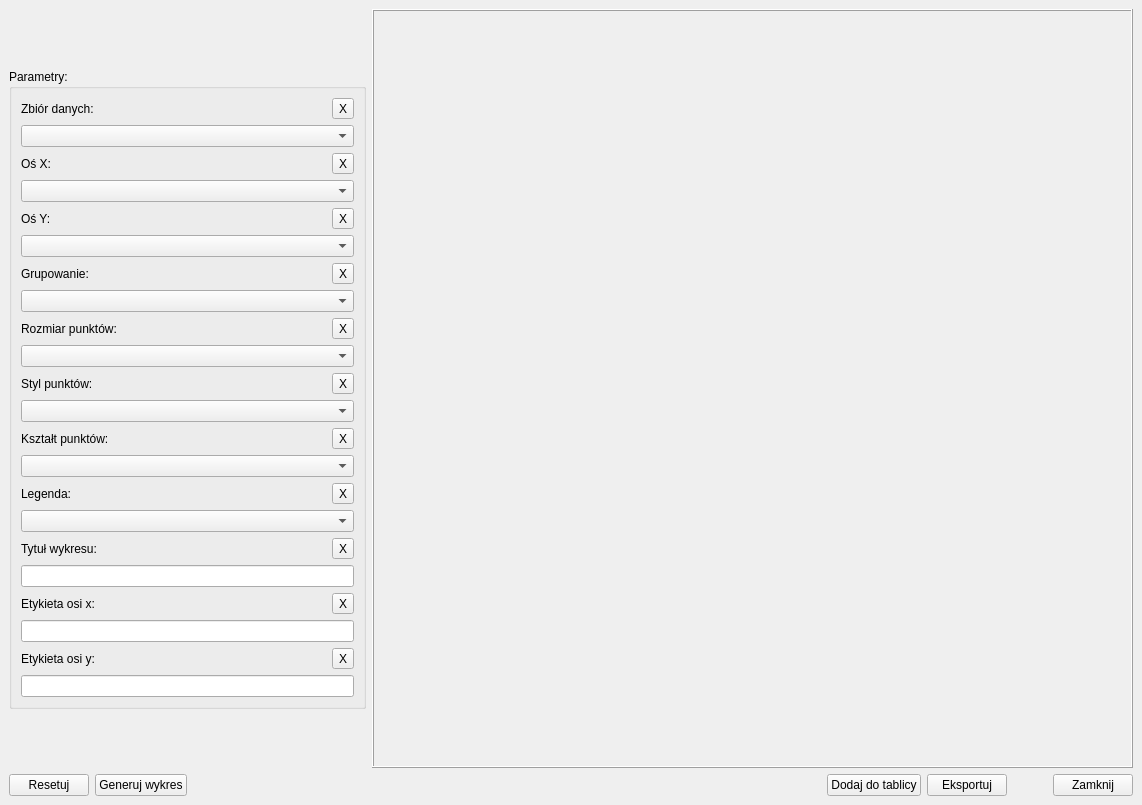
<?xml version="1.0" encoding="UTF-8"?>
<ui version="4.0">
 <class>MainWindow_Bar_Plot</class>
 <widget class="QMainWindow" name="MainWindow_Bar_Plot">
  <property name="windowModality">
   <enum>Qt::ApplicationModal</enum>
  </property>
  <property name="geometry">
   <rect>
    <x>0</x>
    <y>0</y>
    <width>1142</width>
    <height>805</height>
   </rect>
  </property>
  <property name="windowTitle">
   <string>Wykres słupkowy</string>
  </property>
  <widget class="QWidget" name="centralwidget">
   <layout class="QVBoxLayout" name="verticalLayout_12">
    <item>
     <layout class="QHBoxLayout" name="horizontalLayout_2">
      <item>
       <layout class="QHBoxLayout" name="horizontalLayout">
        <item>
         <layout class="QVBoxLayout" name="verticalLayout_2">
          <item>
           <spacer name="verticalSpacer_2">
            <property name="orientation">
             <enum>Qt::Vertical</enum>
            </property>
            <property name="sizeHint" stdset="0">
             <size>
              <width>20</width>
              <height>40</height>
             </size>
            </property>
           </spacer>
          </item>
          <item>
           <widget class="QGroupBox" name="groupBox">
            <property name="sizePolicy">
             <sizepolicy hsizetype="Fixed" vsizetype="Fixed">
              <horstretch>0</horstretch>
              <verstretch>0</verstretch>
             </sizepolicy>
            </property>
            <property name="title">
             <string>Parametry:</string>
            </property>
            <layout class="QVBoxLayout" name="verticalLayout_13">
             <item>
              <layout class="QVBoxLayout" name="verticalLayout_3">
               <item>
                <layout class="QHBoxLayout" name="horizontalLayout_3">
                 <item>
                  <widget class="QLabel" name="label">
                   <property name="text">
                    <string>Zbiór danych:</string>
                   </property>
                  </widget>
                 </item>
                 <item>
                  <spacer name="horizontalSpacer">
                   <property name="orientation">
                    <enum>Qt::Horizontal</enum>
                   </property>
                   <property name="sizeHint" stdset="0">
                    <size>
                     <width>40</width>
                     <height>20</height>
                    </size>
                   </property>
                  </spacer>
                 </item>
                 <item>
                  <widget class="QToolButton" name="toolButton_Data">
                   <property name="text">
                    <string>X</string>
                   </property>
                  </widget>
                 </item>
                </layout>
               </item>
               <item>
                <widget class="QComboBox" name="comboBox_Data">
                 <property name="minimumSize">
                  <size>
                   <width>250</width>
                   <height>0</height>
                  </size>
                 </property>
                 <property name="placeholderText">
                  <string>Wybierz zbiór danych...</string>
                 </property>
                </widget>
               </item>
              </layout>
             </item>
             <item>
              <layout class="QVBoxLayout" name="verticalLayout">
               <item>
                <layout class="QHBoxLayout" name="horizontalLayout_4">
                 <item>
                  <widget class="QLabel" name="label_2">
                   <property name="text">
                    <string>Oś X:</string>
                   </property>
                  </widget>
                 </item>
                 <item>
                  <spacer name="horizontalSpacer_4">
                   <property name="orientation">
                    <enum>Qt::Horizontal</enum>
                   </property>
                   <property name="sizeHint" stdset="0">
                    <size>
                     <width>40</width>
                     <height>20</height>
                    </size>
                   </property>
                  </spacer>
                 </item>
                 <item>
                  <widget class="QToolButton" name="toolButton_X">
                   <property name="text">
                    <string>X</string>
                   </property>
                  </widget>
                 </item>
                </layout>
               </item>
               <item>
                <widget class="QComboBox" name="comboBox_X">
                 <property name="minimumSize">
                  <size>
                   <width>250</width>
                   <height>0</height>
                  </size>
                 </property>
                 <property name="placeholderText">
                  <string>Wybierz dane na osi x...</string>
                 </property>
                </widget>
               </item>
              </layout>
             </item>
             <item>
              <layout class="QVBoxLayout" name="verticalLayout_5">
               <item>
                <layout class="QHBoxLayout" name="horizontalLayout_5">
                 <item>
                  <widget class="QLabel" name="label_3">
                   <property name="text">
                    <string>Oś Y:</string>
                   </property>
                  </widget>
                 </item>
                 <item>
                  <spacer name="horizontalSpacer_5">
                   <property name="orientation">
                    <enum>Qt::Horizontal</enum>
                   </property>
                   <property name="sizeHint" stdset="0">
                    <size>
                     <width>40</width>
                     <height>20</height>
                    </size>
                   </property>
                  </spacer>
                 </item>
                 <item>
                  <widget class="QToolButton" name="toolButton_Y">
                   <property name="text">
                    <string>X</string>
                   </property>
                  </widget>
                 </item>
                </layout>
               </item>
               <item>
                <widget class="QComboBox" name="comboBox_Y">
                 <property name="minimumSize">
                  <size>
                   <width>250</width>
                   <height>0</height>
                  </size>
                 </property>
                 <property name="placeholderText">
                  <string>Wybierz dane na osi y...</string>
                 </property>
                </widget>
               </item>
              </layout>
             </item>
             <item>
              <layout class="QVBoxLayout" name="verticalLayout_6">
               <item>
                <layout class="QHBoxLayout" name="horizontalLayout_6">
                 <item>
                  <widget class="QLabel" name="label_4">
                   <property name="text">
                    <string>Grupowanie:</string>
                   </property>
                  </widget>
                 </item>
                 <item>
                  <spacer name="horizontalSpacer_6">
                   <property name="orientation">
                    <enum>Qt::Horizontal</enum>
                   </property>
                   <property name="sizeHint" stdset="0">
                    <size>
                     <width>40</width>
                     <height>20</height>
                    </size>
                   </property>
                  </spacer>
                 </item>
                 <item>
                  <widget class="QToolButton" name="toolButton_Hue">
                   <property name="text">
                    <string>X</string>
                   </property>
                  </widget>
                 </item>
                </layout>
               </item>
               <item>
                <widget class="QComboBox" name="comboBox_Hue">
                 <property name="minimumSize">
                  <size>
                   <width>250</width>
                   <height>0</height>
                  </size>
                 </property>
                 <property name="placeholderText">
                  <string>Wybierz dane według, których grupować...</string>
                 </property>
                </widget>
               </item>
              </layout>
             </item>
             <item>
              <layout class="QVBoxLayout" name="verticalLayout_7">
               <item>
                <layout class="QHBoxLayout" name="horizontalLayout_7">
                 <item>
                  <widget class="QLabel" name="label_5">
                   <property name="text">
                    <string>Rozmiar punktów:</string>
                   </property>
                  </widget>
                 </item>
                 <item>
                  <spacer name="horizontalSpacer_7">
                   <property name="orientation">
                    <enum>Qt::Horizontal</enum>
                   </property>
                   <property name="sizeHint" stdset="0">
                    <size>
                     <width>40</width>
                     <height>20</height>
                    </size>
                   </property>
                  </spacer>
                 </item>
                 <item>
                  <widget class="QToolButton" name="toolButton_Size">
                   <property name="text">
                    <string>X</string>
                   </property>
                  </widget>
                 </item>
                </layout>
               </item>
               <item>
                <widget class="QComboBox" name="comboBox_Size">
                 <property name="minimumSize">
                  <size>
                   <width>250</width>
                   <height>0</height>
                  </size>
                 </property>
                 <property name="placeholderText">
                  <string>Wybierz dane według, których ustalić rozmiar punktów...</string>
                 </property>
                </widget>
               </item>
              </layout>
             </item>
             <item>
              <layout class="QVBoxLayout" name="verticalLayout_15">
               <item>
                <layout class="QHBoxLayout" name="horizontalLayout_8">
                 <item>
                  <widget class="QLabel" name="label_6">
                   <property name="text">
                    <string>Styl punktów:</string>
                   </property>
                  </widget>
                 </item>
                 <item>
                  <spacer name="horizontalSpacer_8">
                   <property name="orientation">
                    <enum>Qt::Horizontal</enum>
                   </property>
                   <property name="sizeHint" stdset="0">
                    <size>
                     <width>40</width>
                     <height>20</height>
                    </size>
                   </property>
                  </spacer>
                 </item>
                 <item>
                  <widget class="QToolButton" name="toolButton_Style">
                   <property name="text">
                    <string>X</string>
                   </property>
                  </widget>
                 </item>
                </layout>
               </item>
               <item>
                <widget class="QComboBox" name="comboBox_Style">
                 <property name="minimumSize">
                  <size>
                   <width>250</width>
                   <height>0</height>
                  </size>
                 </property>
                 <property name="currentIndex">
                  <number>-1</number>
                 </property>
                 <property name="placeholderText">
                  <string>Wybierz styl punktów...</string>
                 </property>
                 <item>
                  <property name="text">
                   <string>deep</string>
                  </property>
                 </item>
                 <item>
                  <property name="text">
                   <string>muted</string>
                  </property>
                 </item>
                 <item>
                  <property name="text">
                   <string>bright</string>
                  </property>
                 </item>
                 <item>
                  <property name="text">
                   <string>pastel</string>
                  </property>
                 </item>
                 <item>
                  <property name="text">
                   <string>dark</string>
                  </property>
                 </item>
                 <item>
                  <property name="text">
                   <string>colorblind</string>
                  </property>
                 </item>
                 <item>
                  <property name="text">
                   <string>Reds</string>
                  </property>
                 </item>
                 <item>
                  <property name="text">
                   <string>Blues</string>
                  </property>
                 </item>
                 <item>
                  <property name="text">
                   <string>Greens</string>
                  </property>
                 </item>
                 <item>
                  <property name="text">
                   <string>Oranges</string>
                  </property>
                 </item>
                 <item>
                  <property name="text">
                   <string>Purples</string>
                  </property>
                 </item>
                 <item>
                  <property name="text">
                   <string>Greys</string>
                  </property>
                 </item>
                 <item>
                  <property name="text">
                   <string>Set1</string>
                  </property>
                 </item>
                 <item>
                  <property name="text">
                   <string>Set2</string>
                  </property>
                 </item>
                 <item>
                  <property name="text">
                   <string>Set3</string>
                  </property>
                 </item>
                </widget>
               </item>
               <item>
                <layout class="QVBoxLayout" name="verticalLayout_8">
                 <item>
                  <layout class="QHBoxLayout" name="horizontalLayout_9">
                   <item>
                    <widget class="QLabel" name="label_7">
                     <property name="text">
                      <string>Kształt punktów:</string>
                     </property>
                    </widget>
                   </item>
                   <item>
                    <spacer name="horizontalSpacer_9">
                     <property name="orientation">
                      <enum>Qt::Horizontal</enum>
                     </property>
                     <property name="sizeHint" stdset="0">
                      <size>
                       <width>40</width>
                       <height>20</height>
                      </size>
                     </property>
                    </spacer>
                   </item>
                   <item>
                    <widget class="QToolButton" name="toolButton_Markers">
                     <property name="text">
                      <string>X</string>
                     </property>
                    </widget>
                   </item>
                  </layout>
                 </item>
                 <item>
                  <widget class="QComboBox" name="comboBox_Markers">
                   <property name="minimumSize">
                    <size>
                     <width>250</width>
                     <height>0</height>
                    </size>
                   </property>
                   <property name="currentIndex">
                    <number>-1</number>
                   </property>
                   <property name="placeholderText">
                    <string>Wybierz kształt punktów...</string>
                   </property>
                   <item>
                    <property name="text">
                     <string>.</string>
                    </property>
                   </item>
                   <item>
                    <property name="text">
                     <string>,</string>
                    </property>
                   </item>
                   <item>
                    <property name="text">
                     <string>o</string>
                    </property>
                   </item>
                   <item>
                    <property name="text">
                     <string>v</string>
                    </property>
                   </item>
                   <item>
                    <property name="text">
                     <string>^</string>
                    </property>
                   </item>
                   <item>
                    <property name="text">
                     <string>&gt;</string>
                    </property>
                   </item>
                   <item>
                    <property name="text">
                     <string>&lt;</string>
                    </property>
                   </item>
                   <item>
                    <property name="text">
                     <string>+</string>
                    </property>
                   </item>
                   <item>
                    <property name="text">
                     <string>x</string>
                    </property>
                   </item>
                   <item>
                    <property name="text">
                     <string>s</string>
                    </property>
                   </item>
                   <item>
                    <property name="text">
                     <string>D</string>
                    </property>
                   </item>
                   <item>
                    <property name="text">
                     <string>-</string>
                    </property>
                   </item>
                   <item>
                    <property name="text">
                     <string>--</string>
                    </property>
                   </item>
                   <item>
                    <property name="text">
                     <string>|</string>
                    </property>
                   </item>
                   <item>
                    <property name="text">
                     <string>:</string>
                    </property>
                   </item>
                   <item>
                    <property name="text">
                     <string>*</string>
                    </property>
                   </item>
                   <item>
                    <property name="text">
                     <string>H</string>
                    </property>
                   </item>
                   <item>
                    <property name="text">
                     <string>X</string>
                    </property>
                   </item>
                  </widget>
                 </item>
                </layout>
               </item>
              </layout>
             </item>
             <item>
              <layout class="QVBoxLayout" name="verticalLayout_4">
               <item>
                <layout class="QHBoxLayout" name="horizontalLayout_10">
                 <item>
                  <widget class="QLabel" name="label_8">
                   <property name="text">
                    <string>Legenda:</string>
                   </property>
                  </widget>
                 </item>
                 <item>
                  <spacer name="horizontalSpacer_10">
                   <property name="orientation">
                    <enum>Qt::Horizontal</enum>
                   </property>
                   <property name="sizeHint" stdset="0">
                    <size>
                     <width>40</width>
                     <height>20</height>
                    </size>
                   </property>
                  </spacer>
                 </item>
                 <item>
                  <widget class="QToolButton" name="toolButton_Legend">
                   <property name="text">
                    <string>X</string>
                   </property>
                  </widget>
                 </item>
                </layout>
               </item>
               <item>
                <widget class="QComboBox" name="comboBox_Legend">
                 <property name="minimumSize">
                  <size>
                   <width>250</width>
                   <height>0</height>
                  </size>
                 </property>
                 <property name="currentIndex">
                  <number>-1</number>
                 </property>
                 <property name="placeholderText">
                  <string>Wybierz opcje wyświetlania legendy...</string>
                 </property>
                 <item>
                  <property name="text">
                   <string>auto</string>
                  </property>
                 </item>
                 <item>
                  <property name="text">
                   <string>brief</string>
                  </property>
                 </item>
                 <item>
                  <property name="text">
                   <string>full</string>
                  </property>
                 </item>
                 <item>
                  <property name="text">
                   <string>Brak</string>
                  </property>
                 </item>
                </widget>
               </item>
              </layout>
             </item>
             <item>
              <layout class="QVBoxLayout" name="verticalLayout_9">
               <item>
                <layout class="QHBoxLayout" name="horizontalLayout_12">
                 <item>
                  <widget class="QLabel" name="label_9">
                   <property name="text">
                    <string>Tytuł wykresu:</string>
                   </property>
                  </widget>
                 </item>
                 <item>
                  <spacer name="horizontalSpacer_11">
                   <property name="orientation">
                    <enum>Qt::Horizontal</enum>
                   </property>
                   <property name="sizeHint" stdset="0">
                    <size>
                     <width>40</width>
                     <height>20</height>
                    </size>
                   </property>
                  </spacer>
                 </item>
                 <item>
                  <widget class="QToolButton" name="toolButton_Title_Plot">
                   <property name="text">
                    <string>X</string>
                   </property>
                  </widget>
                 </item>
                </layout>
               </item>
               <item>
                <widget class="QLineEdit" name="lineEdit_Title_Plot"/>
               </item>
              </layout>
             </item>
             <item>
              <layout class="QVBoxLayout" name="verticalLayout_10">
               <item>
                <layout class="QHBoxLayout" name="horizontalLayout_13">
                 <item>
                  <widget class="QLabel" name="label_10">
                   <property name="text">
                    <string>Etykieta osi x:</string>
                   </property>
                  </widget>
                 </item>
                 <item>
                  <spacer name="horizontalSpacer_12">
                   <property name="orientation">
                    <enum>Qt::Horizontal</enum>
                   </property>
                   <property name="sizeHint" stdset="0">
                    <size>
                     <width>40</width>
                     <height>20</height>
                    </size>
                   </property>
                  </spacer>
                 </item>
                 <item>
                  <widget class="QToolButton" name="toolButton_Label_X">
                   <property name="text">
                    <string>X</string>
                   </property>
                  </widget>
                 </item>
                </layout>
               </item>
               <item>
                <widget class="QLineEdit" name="lineEdit_Label_X"/>
               </item>
              </layout>
             </item>
             <item>
              <layout class="QVBoxLayout" name="verticalLayout_11">
               <item>
                <layout class="QHBoxLayout" name="horizontalLayout_14">
                 <item>
                  <widget class="QLabel" name="label_11">
                   <property name="text">
                    <string>Etykieta osi y:</string>
                   </property>
                  </widget>
                 </item>
                 <item>
                  <spacer name="horizontalSpacer_13">
                   <property name="orientation">
                    <enum>Qt::Horizontal</enum>
                   </property>
                   <property name="sizeHint" stdset="0">
                    <size>
                     <width>40</width>
                     <height>20</height>
                    </size>
                   </property>
                  </spacer>
                 </item>
                 <item>
                  <widget class="QToolButton" name="toolButton_Label_Y">
                   <property name="text">
                    <string>X</string>
                   </property>
                  </widget>
                 </item>
                </layout>
               </item>
               <item>
                <widget class="QLineEdit" name="lineEdit_Label_Y"/>
               </item>
              </layout>
             </item>
            </layout>
           </widget>
          </item>
          <item>
           <spacer name="verticalSpacer">
            <property name="orientation">
             <enum>Qt::Vertical</enum>
            </property>
            <property name="sizeHint" stdset="0">
             <size>
              <width>20</width>
              <height>40</height>
             </size>
            </property>
           </spacer>
          </item>
         </layout>
        </item>
       </layout>
      </item>
      <item>
       <widget class="QFrame" name="frame">
        <property name="frameShape">
         <enum>QFrame::Box</enum>
        </property>
        <property name="frameShadow">
         <enum>QFrame::Raised</enum>
        </property>
        <layout class="QVBoxLayout" name="verticalLayout_14">
         <item>
          <widget class="QWidget" name="widget_Plot" native="true">
           <property name="sizePolicy">
            <sizepolicy hsizetype="Expanding" vsizetype="Expanding">
             <horstretch>0</horstretch>
             <verstretch>0</verstretch>
            </sizepolicy>
           </property>
          </widget>
         </item>
        </layout>
       </widget>
      </item>
     </layout>
    </item>
    <item>
     <layout class="QHBoxLayout" name="horizontalLayout_11">
      <item>
       <widget class="QPushButton" name="pushButton_Reset_Options">
        <property name="text">
         <string>Resetuj</string>
        </property>
       </widget>
      </item>
      <item>
       <widget class="QPushButton" name="pushButton_Generate_Plot">
        <property name="text">
         <string>Generuj wykres</string>
        </property>
       </widget>
      </item>
      <item>
       <spacer name="horizontalSpacer_2">
        <property name="orientation">
         <enum>Qt::Horizontal</enum>
        </property>
        <property name="sizeHint" stdset="0">
         <size>
          <width>40</width>
          <height>20</height>
         </size>
        </property>
       </spacer>
      </item>
      <item>
       <widget class="QPushButton" name="pushButton_Add_To_Board">
        <property name="text">
         <string>Dodaj do tablicy</string>
        </property>
       </widget>
      </item>
      <item>
       <widget class="QPushButton" name="pushButton_Export">
        <property name="text">
         <string>Eksportuj</string>
        </property>
       </widget>
      </item>
      <item>
       <spacer name="horizontalSpacer_3">
        <property name="orientation">
         <enum>Qt::Horizontal</enum>
        </property>
        <property name="sizeType">
         <enum>QSizePolicy::Fixed</enum>
        </property>
        <property name="sizeHint" stdset="0">
         <size>
          <width>40</width>
          <height>20</height>
         </size>
        </property>
       </spacer>
      </item>
      <item>
       <widget class="QPushButton" name="pushButton_Close">
        <property name="text">
         <string>Zamknij</string>
        </property>
       </widget>
      </item>
     </layout>
    </item>
   </layout>
  </widget>
 </widget>
 <resources/>
 <connections>
  <connection>
   <sender>pushButton_Close</sender>
   <signal>clicked()</signal>
   <receiver>MainWindow_Bar_Plot</receiver>
   <slot>close()</slot>
   <hints>
    <hint type="sourcelabel">
     <x>1094</x>
     <y>782</y>
    </hint>
    <hint type="destinationlabel">
     <x>570</x>
     <y>402</y>
    </hint>
   </hints>
  </connection>
  <connection>
   <sender>toolButton_Data</sender>
   <signal>clicked()</signal>
   <receiver>comboBox_Data</receiver>
   <slot>clearEditText()</slot>
   <hints>
    <hint type="sourcelabel">
     <x>335</x>
     <y>79</y>
    </hint>
    <hint type="destinationlabel">
     <x>184</x>
     <y>108</y>
    </hint>
   </hints>
  </connection>
  <connection>
   <sender>toolButton_X</sender>
   <signal>clicked()</signal>
   <receiver>comboBox_X</receiver>
   <slot>clearEditText()</slot>
   <hints>
    <hint type="sourcelabel">
     <x>335</x>
     <y>139</y>
    </hint>
    <hint type="destinationlabel">
     <x>184</x>
     <y>168</y>
    </hint>
   </hints>
  </connection>
  <connection>
   <sender>toolButton_Y</sender>
   <signal>clicked()</signal>
   <receiver>comboBox_Y</receiver>
   <slot>clearEditText()</slot>
   <hints>
    <hint type="sourcelabel">
     <x>335</x>
     <y>199</y>
    </hint>
    <hint type="destinationlabel">
     <x>184</x>
     <y>228</y>
    </hint>
   </hints>
  </connection>
  <connection>
   <sender>toolButton_Hue</sender>
   <signal>clicked()</signal>
   <receiver>comboBox_Hue</receiver>
   <slot>clearEditText()</slot>
   <hints>
    <hint type="sourcelabel">
     <x>335</x>
     <y>259</y>
    </hint>
    <hint type="destinationlabel">
     <x>184</x>
     <y>288</y>
    </hint>
   </hints>
  </connection>
  <connection>
   <sender>toolButton_Title_Plot</sender>
   <signal>clicked()</signal>
   <receiver>lineEdit_Title_Plot</receiver>
   <slot>clear()</slot>
   <hints>
    <hint type="sourcelabel">
     <x>335</x>
     <y>559</y>
    </hint>
    <hint type="destinationlabel">
     <x>184</x>
     <y>588</y>
    </hint>
   </hints>
  </connection>
  <connection>
   <sender>toolButton_Style</sender>
   <signal>clicked()</signal>
   <receiver>comboBox_Style</receiver>
   <slot>clearEditText()</slot>
   <hints>
    <hint type="sourcelabel">
     <x>335</x>
     <y>379</y>
    </hint>
    <hint type="destinationlabel">
     <x>184</x>
     <y>408</y>
    </hint>
   </hints>
  </connection>
  <connection>
   <sender>toolButton_Size</sender>
   <signal>clicked()</signal>
   <receiver>comboBox_Size</receiver>
   <slot>clearEditText()</slot>
   <hints>
    <hint type="sourcelabel">
     <x>335</x>
     <y>319</y>
    </hint>
    <hint type="destinationlabel">
     <x>184</x>
     <y>348</y>
    </hint>
   </hints>
  </connection>
  <connection>
   <sender>toolButton_Markers</sender>
   <signal>clicked()</signal>
   <receiver>comboBox_Markers</receiver>
   <slot>clearEditText()</slot>
   <hints>
    <hint type="sourcelabel">
     <x>334</x>
     <y>438</y>
    </hint>
    <hint type="destinationlabel">
     <x>184</x>
     <y>467</y>
    </hint>
   </hints>
  </connection>
  <connection>
   <sender>toolButton_Label_X</sender>
   <signal>clicked()</signal>
   <receiver>lineEdit_Label_X</receiver>
   <slot>clear()</slot>
   <hints>
    <hint type="sourcelabel">
     <x>335</x>
     <y>619</y>
    </hint>
    <hint type="destinationlabel">
     <x>184</x>
     <y>648</y>
    </hint>
   </hints>
  </connection>
  <connection>
   <sender>toolButton_Legend</sender>
   <signal>clicked()</signal>
   <receiver>comboBox_Legend</receiver>
   <slot>clearEditText()</slot>
   <hints>
    <hint type="sourcelabel">
     <x>335</x>
     <y>499</y>
    </hint>
    <hint type="destinationlabel">
     <x>184</x>
     <y>528</y>
    </hint>
   </hints>
  </connection>
  <connection>
   <sender>toolButton_Label_Y</sender>
   <signal>clicked()</signal>
   <receiver>lineEdit_Label_Y</receiver>
   <slot>clear()</slot>
   <hints>
    <hint type="sourcelabel">
     <x>335</x>
     <y>679</y>
    </hint>
    <hint type="destinationlabel">
     <x>184</x>
     <y>708</y>
    </hint>
   </hints>
  </connection>
 </connections>
</ui>
